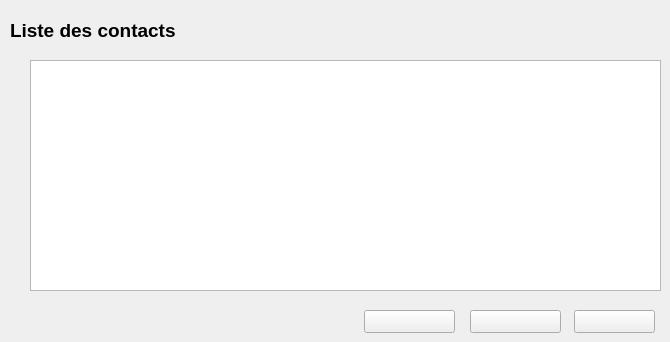
      <widget class="QWidget" name="tab_8">
       <attribute name="title">
        <string>Afficher les contacts</string>
       </attribute>
       <widget class="QPushButton" name="pushButton_13">
        <property name="geometry">
         <rect>
          <x>574</x>
          <y>310</y>
          <width>81</width>
          <height>23</height>
         </rect>
        </property>
        <property name="styleSheet">
         <string notr="true">background-image: url(:/img/Ressources/fermer.png);</string>
        </property>
        <property name="text">
         <string/>
        </property>
       </widget>
       <widget class="QPushButton" name="pushButton_12">
        <property name="geometry">
         <rect>
          <x>364</x>
          <y>310</y>
          <width>91</width>
          <height>23</height>
         </rect>
        </property>
        <property name="styleSheet">
         <string notr="true">background-image: url(:/img/Ressources/modifier.png);</string>
        </property>
        <property name="text">
         <string/>
        </property>
       </widget>
       <widget class="QTableView" name="tableView_2">
        <property name="geometry">
         <rect>
          <x>30</x>
          <y>60</y>
          <width>631</width>
          <height>231</height>
         </rect>
        </property>
        <property name="styleSheet">
         <string notr="true">background-image: url(:/img/img);</string>
        </property>
       </widget>
       <widget class="QLabel" name="label_33">
        <property name="geometry">
         <rect>
          <x>10</x>
          <y>20</y>
          <width>221</width>
          <height>21</height>
         </rect>
        </property>
        <property name="font">
         <font>
          <pointsize>14</pointsize>
          <weight>75</weight>
          <bold>true</bold>
         </font>
        </property>
        <property name="text">
         <string>Liste des contacts</string>
        </property>
       </widget>
       <widget class="QPushButton" name="pushButton_14">
        <property name="geometry">
         <rect>
          <x>470</x>
          <y>310</y>
          <width>91</width>
          <height>23</height>
         </rect>
        </property>
        <property name="styleSheet">
         <string notr="true">background-image: url(:/img/Ressources/supprimer.png);</string>
        </property>
        <property name="text">
         <string/>
        </property>
       </widget>
      </widget>
